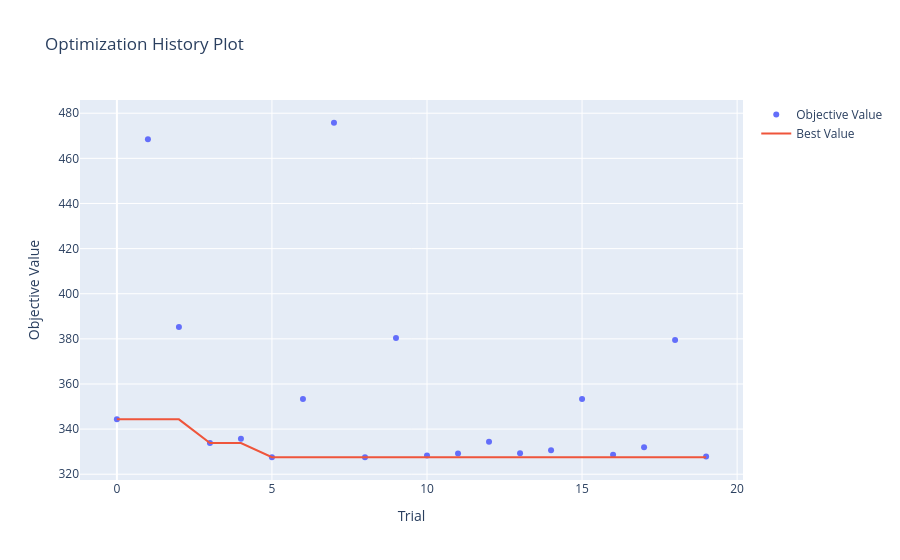
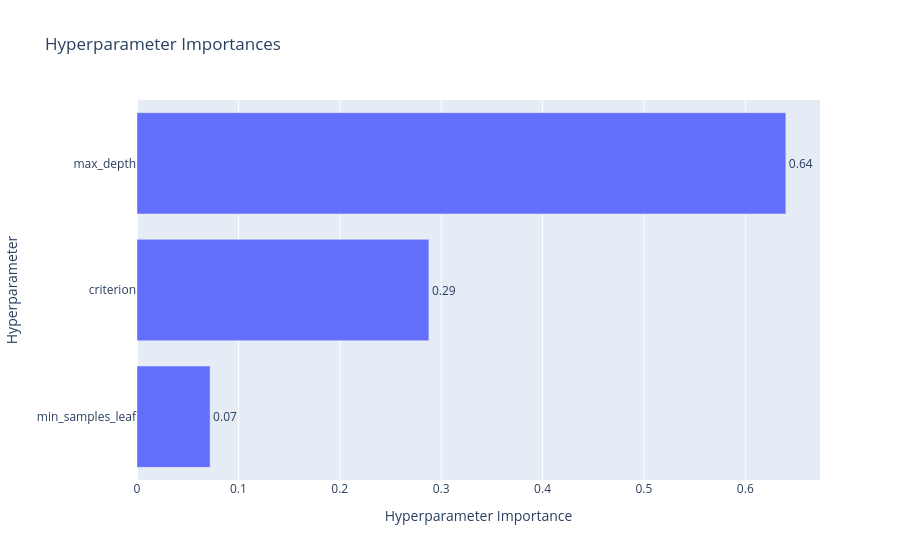

Here is the notebook cell these charts were saved with, in order:
### Markdown cell above
Визуализирую результаты

### Code cell
fig1 = optuna.visualization.plot_optimization_history(study)  
fig2 = optuna.visualization.plot_param_importances(study)      

display(fig1)
display(fig2)

### Figure 1 — Plotly figure (JSON) as saved in the notebook; plotly's stock layout.template omitted (floating-point values rounded to 4 significant figures)
{"data": [{"mode": "markers", "name": "Objective Value", "type": "scatter", "x": [0, 1, 2, 3, 4, 5, 6, 7, 8, 9, 10, 11, 12, 13, 14, 15, 16, 17, 18, 19], "y": [344.3, 468.5, 385.3, 333.8, 335.7, 327.5, 353.4, 475.8, 327.5, 380.4, 328.3, 329.2, 334.4, 329.3, 330.6, 353.3, 328.7, 331.9, 379.5, 327.9]}, {"mode": "lines", "name": "Best Value", "type": "scatter", "x": [0, 1, 2, 3, 4, 5, 6, 7, 8, 9, 10, 11, 12, 13, 14, 15, 16, 17, 18, 19], "y": [344.3, 344.3, 344.3, 333.8, 333.8, 327.5, 327.5, 327.5, 327.5, 327.5, 327.5, 327.5, 327.5, 327.5, 327.5, 327.5, 327.5, 327.5, 327.5, 327.5]}, {"marker": {"color": "#cccccc"}, "mode": "markers", "name": "Infeasible Trial", "showlegend": false, "type": "scatter", "x": [], "y": []}], "layout": {"title": {"text": "Optimization History Plot"}, "xaxis": {"title": {"text": "Trial"}}, "yaxis": {"title": {"text": "Objective Value"}}}}

### Figure 2 — Plotly figure (JSON) as saved in the notebook; plotly's stock layout.template omitted (floating-point values rounded to 4 significant figures)
{"data": [{"cliponaxis": false, "hovertemplate": ["min_samples_leaf (IntDistribution): 0.07210241544953322<extra></extra>", "criterion (CategoricalDistribution): 0.28789751735246366<extra></extra>", "max_depth (IntDistribution): 0.6400000671980032<extra></extra>"], "name": "Objective Value", "orientation": "h", "text": ["0.07", "0.29", "0.64"], "textposition": "outside", "type": "bar", "x": [0.0721, 0.2879, 0.64], "y": ["min_samples_leaf", "criterion", "max_depth"]}], "layout": {"title": {"text": "Hyperparameter Importances"}, "xaxis": {"title": {"text": "Hyperparameter Importance"}}, "yaxis": {"title": {"text": "Hyperparameter"}}}}
